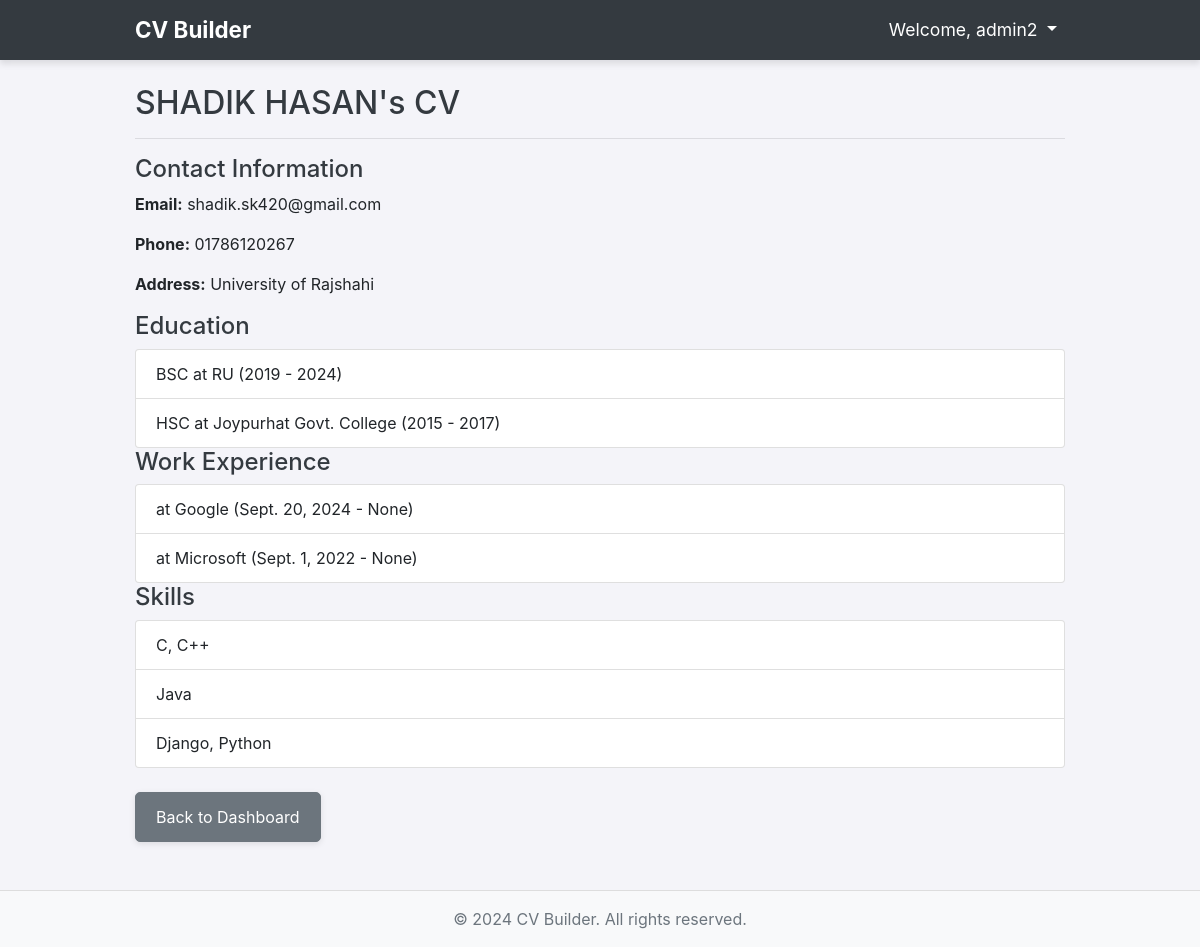
Screenshot of /cv/preview/ (signed in) with the database file from the repository.
### cvs/models.py (models this page shows, shortened)
class Profile(models.Model):
    user = models.OneToOneField(User, on_delete=models.CASCADE)
    full_name = models.CharField(max_length=100)
    image_url = models.URLField(blank=True, null=True)  # URL or path for profile image
    contact_email = models.EmailField()
    phone_number = models.CharField(max_length=15)
    address = models.TextField(blank=True)
    career_objective = models.TextField(blank=True)  # Add career objective
    image = models.ImageField(upload_to='profile_pics/', blank=True, null=True)  # Image field for file upload

class Education(models.Model):
    profile = models.ForeignKey(Profile, on_delete=models.CASCADE)
    degree = models.CharField(max_length=100)
    institution = models.CharField(max_length=200)
    start_year = models.CharField(max_length=4)
    end_year = models.CharField(max_length=4, blank=True)
    gpa = models.DecimalField(max_digits=4, decimal_places=2, blank=True, null=True)  # GPA field added

class WorkExperience(models.Model):
    profile = models.ForeignKey(Profile, on_delete=models.CASCADE)
    job_title = models.CharField(max_length=100)
    company = models.CharField(max_length=200)
    start_date = models.DateField()  # Job start date
    end_date = models.DateField(blank=True, null=True)  # End date can be null
    responsibilities = models.TextField()  # List of job responsibilities

class Skill(models.Model):
    profile = models.ForeignKey(Profile, on_delete=models.CASCADE)
    skill_name = models.CharField(max_length=100)
    proficiency = models.PositiveIntegerField(default=80)  # Proficiency in percentage, default 80%

### cvs/views.py (the view)
# urls.py: path('cv/preview/', views.preview_cv, name='preview_cv'),
@login_required
def preview_cv(request):
    profile = get_object_or_404(Profile, user=request.user)
    educations = Education.objects.filter(profile=profile)
    experiences = WorkExperience.objects.filter(profile=profile)
    skills = Skill.objects.filter(profile=profile)
    context = {
        'profile': profile,
        'educations': educations,
        'experiences': experiences,
        'skills': skills
    }
    return render(request, 'cvs/preview_cv.html', context)

### cvs/templates/cvs/preview_cv.html (shortened to what this page needs)
{% extends 'cvs/base.html' %}
{% block content %}
<div class="mt-4">
    <h2>{{ profile.full_name }}'s CV</h2>
    <hr />
    <h4>Contact Information</h4>
    <p><strong>Email:</strong> {{ profile.contact_email }}</p>
    <p><strong>Phone:</strong> {{ profile.phone_number }}</p>
    <p><strong>Address:</strong> {{ profile.address }}</p>
    <h4>Education</h4>
    <ul class="list-group">
        {% for edu in educations %}
        <li class="list-group-item">
            {{ edu.degree }} at {{ edu.institution }} ({{ edu.start_year }} - {{ edu.end_year }})
        </li>
        {% empty %}
        <li class="list-group-item">No education entries found.</li>
        {% endfor %}
    </ul>
    <h4>Work Experience</h4>
    <ul class="list-group">
        {% for exp in experiences %}
        <li class="list-group-item">
            {{ exp.position }} at {{ exp.company }} ({{ exp.start_date }} - {{ exp.end_date }})
        </li>
        {% empty %}
        <li class="list-group-item">No work experience entries found.</li>
        {% endfor %}
    </ul>
    <h4>Skills</h4>
    <ul class="list-group">
        {% for skill in skills %}
        <li class="list-group-item">{{ skill.skill_name }}</li>
        {% empty %}
        <li class="list-group-item">No skills added.</li>
        {% endfor %}
    </ul>
    <div class="mt-4">
        <a href="{% url 'cvs:dashboard' %}" class="btn btn-secondary">Back to Dashboard</a>
    </div>
</div>
{% endblock %}

### cvs/templates/cvs/base.html (shortened to what this page needs)
{% load static %}
<!DOCTYPE html>
<html lang="en">
  <head>
    <link
      href="https://cdn.jsdelivr.net/npm/bootstrap@4.6.0/dist/css/bootstrap.min.css"
      rel="stylesheet"
    />
    <link href="{% static 'css/styles.css' %}" rel="stylesheet" />
  </head>
  <body>
    <nav class="navbar navbar-expand-lg navbar-dark bg-dark">
      <div class="container">
        <a class="navbar-brand" href="{% url 'cvs:home' %}">
          CV Builder
        </a>
        <div class="collapse navbar-collapse" id="navbarNav">
          <ul class="navbar-nav ml-auto">
            {% if user.is_authenticated %}
            <li class="nav-item dropdown">
              <a class="nav-link dropdown-toggle" href="#" id="navbarDropdown" role="button" data-toggle="dropdown" aria-haspopup="true" aria-expanded="false">
                Welcome, {{ user.username }}
              </a>
            </li>
            {% endif %}
          </ul>
        </div>
      </div>
    </nav>
    <div class="container">{% block content %} {% endblock %}</div>
    <footer class="footer bg-light text-center py-3 mt-5">
      <div class="container">
        <span class="text-muted"
          >&copy; 2024 CV Builder. All rights reserved.</span
        >
      </div>
    </footer>
  </body>
</html>

### cvs/static/css/styles.css (style rules this page uses)
body { background-color: #f8f9fa; }
h1, h2, h3, h4, h5, h6 { color: #343a40; }
.navbar { font-size: 1.1rem; }
.navbar-brand { font-size: 1.5rem; }
.footer { border-top: 1px solid #ddd; }
.container { max-width: 960px; }
.btn { padding: 0.75rem 1.25rem; border-radius: 5px; }
body { background-color: #f4f4f9; }
.navbar { font-size: 1.1rem; box-shadow: 0 4px 6px rgba(0, 0, 0, 0.1); }
.navbar-brand { font-size: 1.4rem; font-weight: bold; color: #fff; }
.nav-link { color: #fff !important; transition: color 0.3s; }
.footer { background-color: #343a40; color: #adb5bd; padding: 1rem 0; }
.footer span { color: #adb5bd; }
.btn { box-shadow: 0 2px 6px rgba(0, 0, 0, 0.1); }
.list-group-item { transition: background-color 0.3s ease; }

### rows the page displays
Profile: full_name "SHADIK HASAN", contact_email "shadik.sk420@gmail.com", phone_number "01786120267", address "University of Rajshahi"
Education: degree "BSC", institution "RU", start_year "2019", end_year "2024"
Education: degree "HSC", institution "Joypurhat Govt. College", start_year "2015", end_year "2017"
WorkExperience: company "Google", start_date "Sept. 20, 2024", end_date "None"
WorkExperience: company "Microsoft", start_date "Sept. 1, 2022", end_date "None"
Skill: skill_name "C, C++"
Skill: skill_name "Java"
Skill: skill_name "Django, Python"

### other values shown
{{ user.username }} "admin2"
